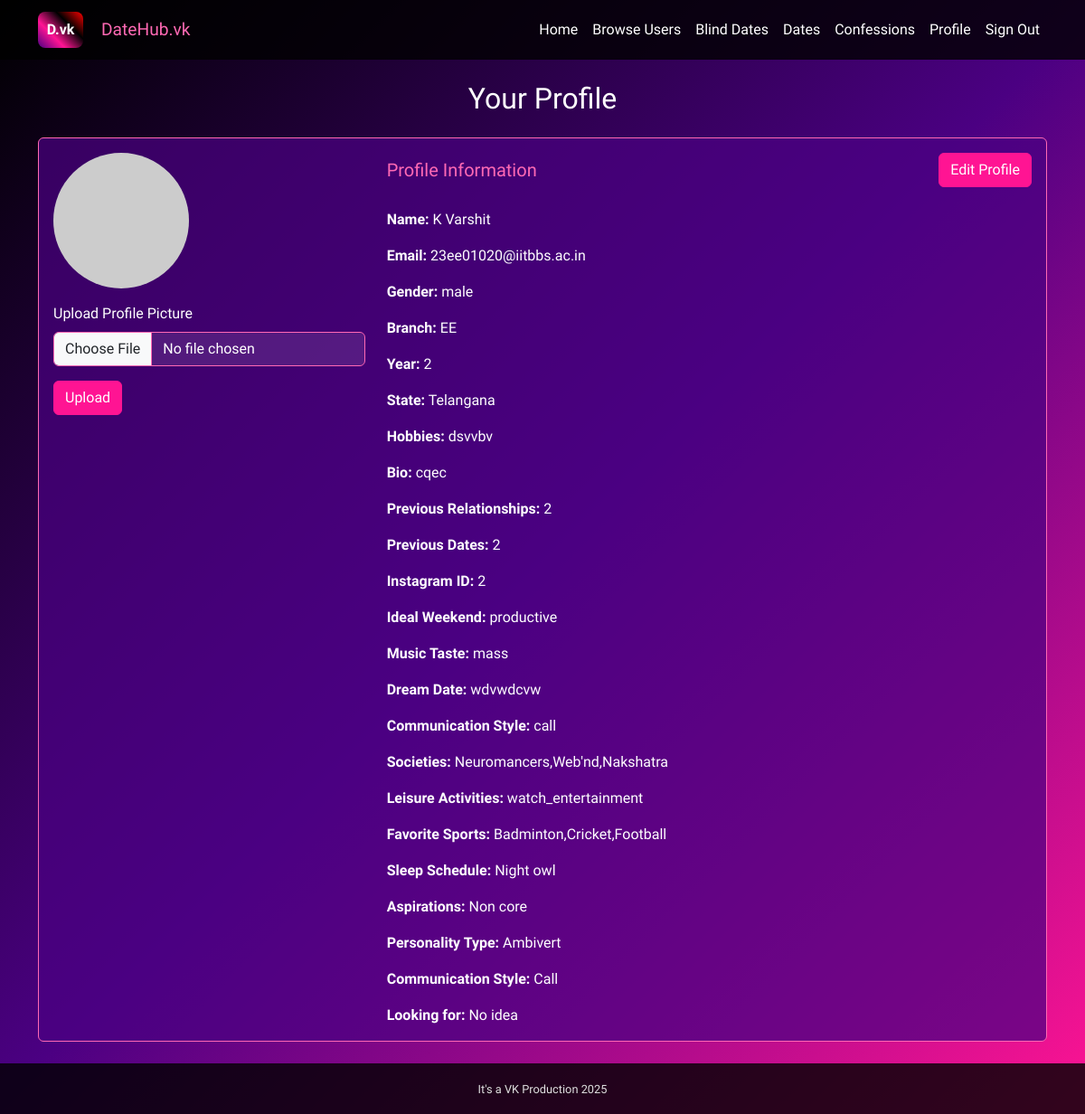
Page /profile (signed in) on the committed database.
### app.py (models this page shows)
class User(UserMixin, db.Model):
    id = db.Column(db.String(36), primary_key=True, default=lambda: str(uuid4()))
    email = db.Column(db.String(120), unique=True, nullable=False)
    password = db.Column(db.String(255), nullable=False)
    name = db.Column(db.String(100), nullable=False)
    gender = db.Column(db.String(20), nullable=False)
    branch = db.Column(db.String(50), nullable=False)
    year = db.Column(db.Integer, nullable=False)
    state = db.Column(db.String(50), nullable=False)
    hobbies = db.Column(db.String(255))
    bio = db.Column(db.Text)
    image = db.Column(db.String(255))
    previous_relationships = db.Column(db.Integer, default=0)
    previous_dates = db.Column(db.Integer, default=0)
    insta_id = db.Column(db.String(100))
    ideal_weekend = db.Column(db.String(50))
    music_taste = db.Column(db.String(100))
    societies = db.Column(db.String(500))
    favorite_sports = db.Column(db.String(200))
    cgpa = db.Column(db.Float, nullable=True)
    leisure_activities = db.Column(db.String(100))
    personality_type = db.Column(db.String(50))
    sleep_schedule = db.Column(db.String(50))
    aspirations = db.Column(db.String(50))
    dream_date = db.Column(db.String(255))
    communication_style = db.Column(db.String(50))
    relationship_looking_for = db.Column(db.String(50))

### app.py (the view)
@app.route('/profile')
@login_required
def profile():
    return render_template('profile.html', user=current_user)

### app.py (called while the page is built)
@login_manager.user_loader
def load_user(user_id):
    return User.query.get(user_id)

### templates/profile.html (shortened to what this page needs)
{% extends "base.html" %}
{% block content %}
<h2 class="text-center mb-4">Your Profile</h2>
<div class="card">
    <div class="card-body">
        <div class="row">
            <div class="col-md-4">
                <img src="{{ url_for('static', filename='uploads/' + user.image) if user.image else 'https://via.placeholder.com/150' }}" alt="{{ user.name }}" class="img-fluid rounded-circle mb-3">
                <form id="image-upload-form" enctype="multipart/form-data">
                    <div class="mb-3">
                        <label for="image" class="form-label">Upload Profile Picture</label>
                        <input type="file" class="form-control" id="image" name="image" accept="image/*">
                    </div>
                    <button type="submit" class="btn btn-primary">Upload</button>
                </form>
            </div>
            <div class="col-md-8">
                <div class="d-flex justify-content-between align-items-center mb-4">
                    <h5 class="card-title mb-0">Profile Information</h5>
                    <button id="editProfileBtn" class="btn btn-primary">Edit Profile</button>
                </div>
                <div id="profileView">
                    <p class="card-text"><strong>Name:</strong> {{ user.name }}</p>
                    <p class="card-text"><strong>Email:</strong> {{ user.email }}</p>
                    <p class="card-text"><strong>Gender:</strong> {{ user.gender }}</p>
                    <p class="card-text"><strong>Branch:</strong> {{ user.branch }}</p>
                    <p class="card-text"><strong>Year:</strong> {{ user.year }}</p>
                    <p class="card-text"><strong>State:</strong> {{ user.state }}</p>
                    <p class="card-text"><strong>Hobbies:</strong> {{ user.hobbies }}</p>
                    <p class="card-text"><strong>Bio:</strong> {{ user.bio }}</p>
                    <p class="card-text"><strong>Previous Relationships:</strong> {{ user.previous_relationships }}</p>
                    <p class="card-text"><strong>Previous Dates:</strong> {{ user.previous_dates }}</p>
                    <p class="card-text"><strong>Instagram ID:</strong> {{ user.insta_id }}</p>
                    <p class="card-text"><strong>Ideal Weekend:</strong> {{ user.ideal_weekend }}</p>
                    <p class="card-text"><strong>Music Taste:</strong> {{ user.music_taste }}</p>
                    <p class="card-text"><strong>Dream Date:</strong> {{ user.dream_date if user.dream_date else 'Not specified' }}</p>
                    <p class="card-text"><strong>Communication Style:</strong> {{ user.communication_style }}</p>
                    <p class="card-text"><strong>Societies:</strong> {{ user.societies }}</p>
                    <p class="card-text"><strong>Leisure Activities:</strong> {{ user.leisure_activities }}</p>
                    <p class="card-text"><strong>Favorite Sports:</strong> {{ user.favorite_sports }}</p>
                    <p class="card-text"><strong>Sleep Schedule:</strong> {{ user.sleep_schedule|title|replace('_', ' ') if user.sleep_schedule else 'Not specified' }}</p>
                    <p class="card-text"><strong>Aspirations:</strong> {{ user.aspirations|title|replace('_', ' ') if user.aspirations else 'Not specified' }}</p>
                    <p class="card-text"><strong>Personality Type:</strong> {{ user.personality_type|title|replace("_", " ") if user.personality_type else "Not specified" }}</p>
                    <p class="card-text"><strong>Communication Style:</strong> {{ user.communication_style|title if user.communication_style else "Not specified" }}</p>
                    <p class="card-text"><strong>Looking for:</strong> {{ user.relationship_looking_for|title|replace('_', ' ') if user.relationship_looking_for else 'Not specified' }}</p>
                </div>
            </div>
        </div>
    </div>
</div>
{% endblock %}

### static/css/style.css (style rules this page uses)
:root { --background: linear-gradient(135deg, #000000, #4b0082, #ff1493); --text-primary: #ffffff; --text-secondary: #e0e0e0; --accent-primary: #ff69b4; --accent-secondary: #9400d3; --card-bg: rgba(75, 0, 130, 0.7); --input-bg: rgba(255, 255, 255, 0.1); --button-bg: #ff1493; --button-hover: #ff69b4; }
body { background: var(--background); color: var(--text-primary); font-family: "Exo 2", sans-serif; }
.btn-primary { background-color: var(--button-bg); border-color: var(--button-bg); color: var(--text-primary); }
.card { background-color: var(--card-bg); border-color: var(--accent-primary); color: var(--text-primary); height: 100%; display: flex; flex-direction: column; }
.card-body { flex: 1 0 auto; display: flex; flex-direction: column; }
.form-control, .form-select { background-color: var(--input-bg); border-color: var(--accent-primary); color: var(--text-primary); }
.form-control::placeholder { color: var(--text-secondary); }
.card-title { color: var(--accent-primary); }
.btn { background-color: var(--button-bg); border-color: var(--button-bg); color: var(--text-primary); transition: all 0.3s ease; }
.card, .btn, .form-control, .form-select { transition: all 0.3s ease; }

### rows in the picture
User: name "K Varshit", email "23ee01020@iitbbs.ac.in", gender "male", branch "EE", year "2", state "Telangana", hobbies "dsvvbv", bio "cqec", previous_relationships "2", previous_dates "2", insta_id "2", ideal_weekend "productive", music_taste "mass", dream_date "wdvwdcvw", communication_style "call", societies "Neuromancers,Web'nd,Nakshatra", leisure_activities "watch_entertainment", favorite_sports "Badminton,Cricket,Football", sleep_schedule "Night owl", aspirations "Non core", personality_type "Ambivert", communication_style "Call", relationship_looking_for "No idea"
